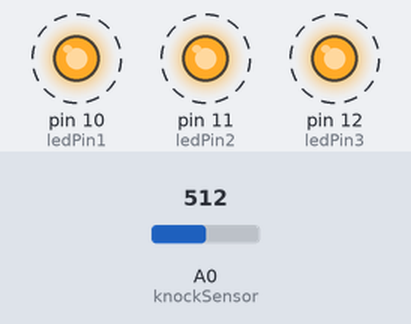
Bench run of a sketch on a simulated Arduino Uno, built with avr-gcc and run on an emulated ATmega328P. On the bench: output pins drawn as LEDs (lit = HIGH). Dashed ring = blinking. The inputs (shaded band) are chosen by the test bench; at power-on: A0 (knockSensor) = 512. What the sketch prints to the serial monitor is not drawn.

Above: at 1.8 s.
1.9 s: A0 (knockSensor) set to 107
6.0 s: A0 (knockSensor) set to 91
At 7.2 s:
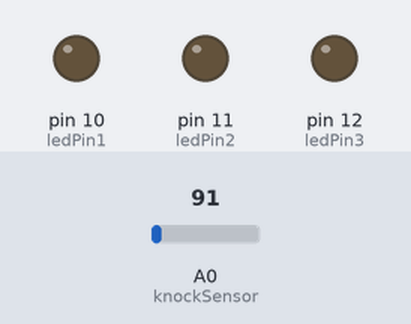
7.6 s: A0 (knockSensor) set to 110
At 8.4 s:
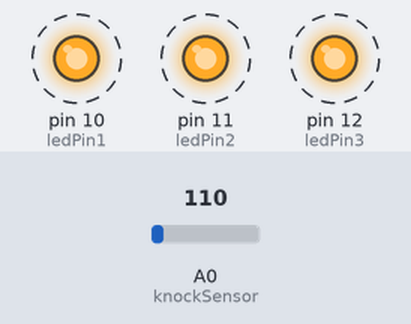
11.7 s: A0 (knockSensor) set to 90
At 13.0 s:
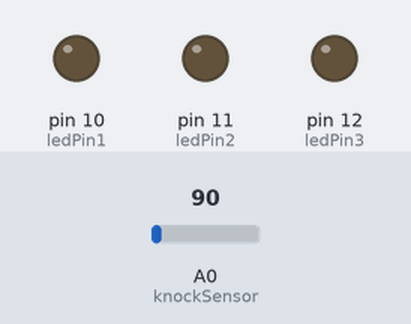
Timing chart, 0 to 14.7 s (numbered marks = the images above; inputs shaded):
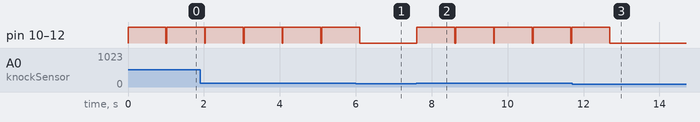

Measured:
- the behaviour switches between 100 and 99 on A0 (knockSensor) (found by bisection; images 0 and 1)
- after the input at 6.0 s, pin 10 (ledPin1), pin 11 (ledPin2), pin 12 (ledPin3): goes on until 6.1 s, then stays LOW
- after the input at 7.6 s, pin 10 (ledPin1), pin 11 (ledPin2), pin 12 (ledPin3): alternates HIGH for 1.0 s and LOW for 0.02 s, starting at once
- after the input at 11.7 s, pin 10 (ledPin1), pin 11 (ledPin2), pin 12 (ledPin3): goes on until 12.7 s, then stays LOW
- by itself, pin 10 (ledPin1), pin 11 (ledPin2), pin 12 (ledPin3): alternates HIGH for 1.0 s and LOW for 0.02 s

The sketch:

target.ino
```cpp
const int ledPin1 = 10;
const int ledPin2 = 11;
const int ledPin3 = 12;
const int ledPin4 = 9;
const int knockSensor = A0; // the piezo is connected to analog pin 0
const int threshold = 100;  // threshold value to decide when the detected impact was a shot


int sensorReading = 0;      // variable to store the value read from the sensor pin
int ledState = HIGH;         // variable used to store the last LED status, to toggle the light

void setup() {
  pinMode(ledPin1, OUTPUT);
  pinMode(ledPin2, OUTPUT);
  pinMode(ledPin3, OUTPUT);
  pinMode(ledPin3, OUTPUT);
  Serial.begin(9600);
  Serial.println("WORKING!");
  digitalWrite(9, LOW);
  digitalWrite(10, LOW);
  digitalWrite(11, LOW);
  digitalWrite(12, LOW);

}

void loop() {
  // read the sensor and store it in the variable sensorReading:
  sensorReading = analogRead(knockSensor);

  // if the sensor reading is greater than the threshold:
  if (sensorReading >= threshold) {
    // toggle the status of the ledPin:


    // update the LED pin itself:
    digitalWrite(9, HIGH);
    digitalWrite(10, HIGH);
    digitalWrite(11, HIGH);
    digitalWrite(12, HIGH);
    delay(1000);
    digitalWrite(9, LOW);
    digitalWrite(10, LOW);
    digitalWrite(11, LOW);
    digitalWrite(12, LOW);


  }
  delay(20);  // delay to avoid overloading the serial port buffer
}
```
